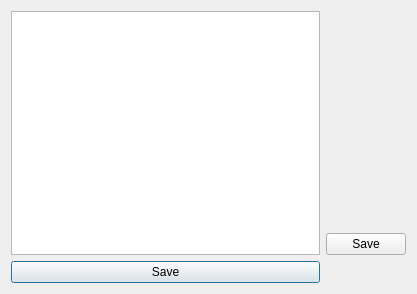
<?xml version="1.0" encoding="UTF-8"?>
<ui version="4.0">
 <class>Dialog</class>
 <widget class="QDialog" name="Dialog">
  <property name="geometry">
   <rect>
    <x>0</x>
    <y>0</y>
    <width>417</width>
    <height>294</height>
   </rect>
  </property>
  <property name="sizePolicy">
   <sizepolicy hsizetype="Expanding" vsizetype="Expanding">
    <horstretch>0</horstretch>
    <verstretch>0</verstretch>
   </sizepolicy>
  </property>
  <property name="windowTitle">
   <string>Dialog</string>
  </property>
  <layout class="QGridLayout" name="gridLayout">
   <item row="0" column="0" rowspan="2">
    <widget class="QListWidget" name="listWidget">
     <property name="selectionMode">
      <enum>QAbstractItemView::MultiSelection</enum>
     </property>
    </widget>
   </item>
   <item row="2" column="0">
    <widget class="QDialogButtonBox" name="buttonBox_2">
     <property name="sizePolicy">
      <sizepolicy hsizetype="Expanding" vsizetype="Fixed">
       <horstretch>0</horstretch>
       <verstretch>0</verstretch>
      </sizepolicy>
     </property>
     <property name="orientation">
      <enum>Qt::Vertical</enum>
     </property>
     <property name="standardButtons">
      <set>QDialogButtonBox::Save</set>
     </property>
    </widget>
   </item>
   <item row="1" column="1">
    <widget class="QDialogButtonBox" name="buttonBox">
     <property name="sizePolicy">
      <sizepolicy hsizetype="Fixed" vsizetype="Fixed">
       <horstretch>0</horstretch>
       <verstretch>0</verstretch>
      </sizepolicy>
     </property>
     <property name="standardButtons">
      <set>QDialogButtonBox::Save</set>
     </property>
    </widget>
   </item>
  </layout>
 </widget>
 <resources/>
 <connections/>
</ui>
